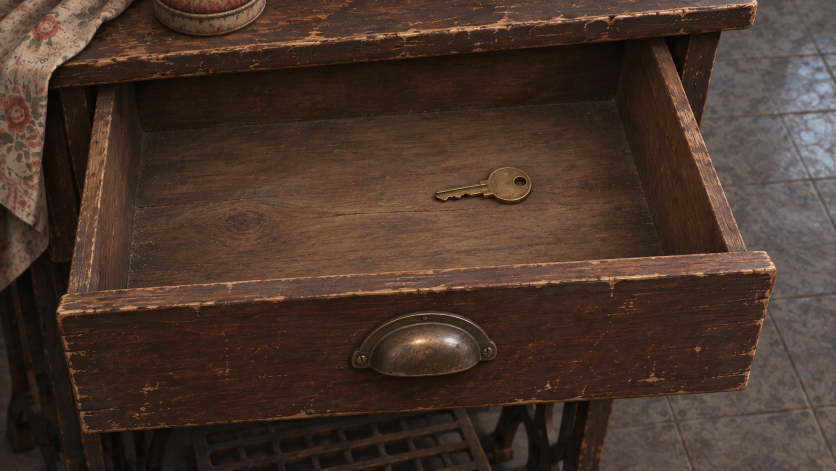
#> input picture game/assets/sewing-drawer-key-v1.png, 1672 x 941 px (shown at 1/2 size)
$ python prepare-drawer.py
#> lines starting #> are read from the running program, lines starting #| are printed output that depends on the picture; after the words box and inside, x2 and y2 are one past the last pixel; in counts of white or black regions, pixels touching at a corner belong together
"""Retouch the key with adjacent drawer wood; keep camera and lighting fixed."""
from pathlib import Path
from PIL import Image, ImageDraw, ImageFilter

assets = Path(__file__).resolve().parents[1] / 'game' / 'assets'
image = Image.open(assets / 'sewing-drawer-key-v1.png').convert('RGB')
#> image is the input picture: PIL image 1672x941 RGB; mean R, G, B 72.8, 53.5, 43.3
# The source patch is bare wood directly below the key, before the drawer lip.
box = (840, 310, 1095, 430)
patch = image.crop((840, 425, 1095, 545))
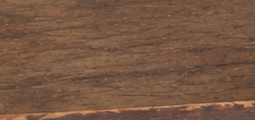
#> patch: PIL image 255x120 RGB; mean R, G, B 120, 87.2, 66.7
mask = Image.new('L', patch.size)
#> mask: PIL image 255x120 L; every value is 0
ImageDraw.Draw(mask).rounded_rectangle((8, 8, 247, 112), radius=24, fill=255)
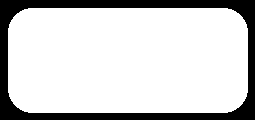
#> mask: PIL image 255x120 L; 80.6% white; 1 black region, box (x1, y1, x2, y2) and area: (0, 0, 255, 120) 5924
mask = mask.filter(ImageFilter.GaussianBlur(7))
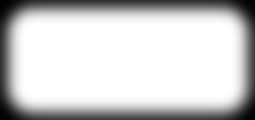
#> mask: PIL image 255x120 L; min 0, max 255, mean 204
image.paste(patch, box[:2], mask)
image.save(assets / 'sewing-drawer-empty-v1.webp', quality=94)

$ run again, with game/assets/bathroom-v1.png copied over game/assets/sewing-drawer-key-v1.png
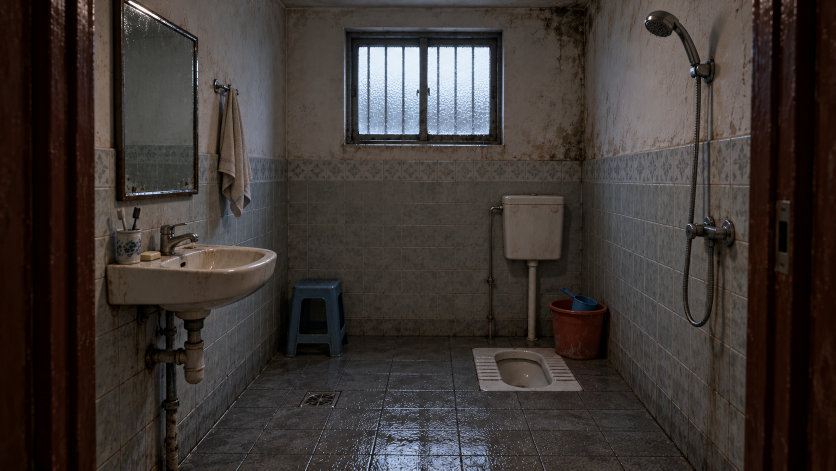
#> input picture game/assets/bathroom-v1.png, 1672 x 941 px (shown at 1/2 size)
#> image is the input picture: PIL image 1672x941 RGB; mean R, G, B 60.8, 53.9, 50.8
#> `patch = image.crop((840, 425, 1095, 545))`:
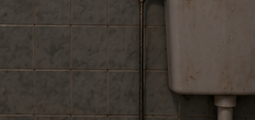
#> patch: PIL image 255x120 RGB; mean R, G, B 66, 58.8, 51.6

$ run again, with game/assets/bedroom-v1.png copied over game/assets/sewing-drawer-key-v1.png
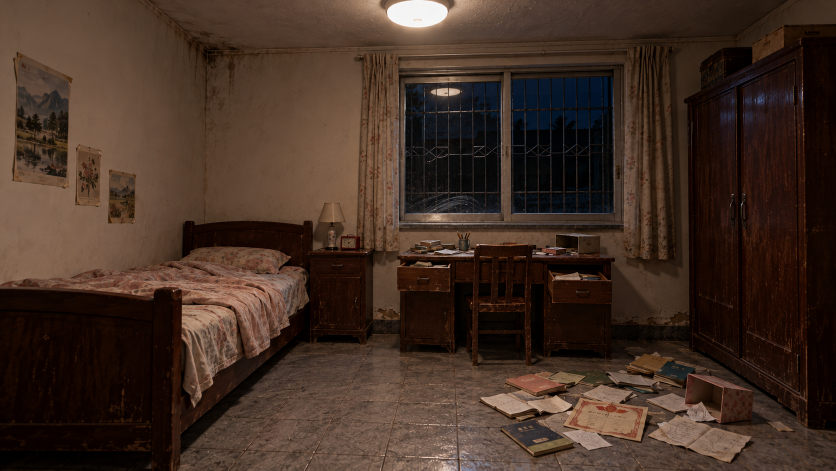
#> input picture game/assets/bedroom-v1.png, 1672 x 941 px (shown at 1/2 size)
#> image is the input picture: PIL image 1672x941 RGB; mean R, G, B 66.1, 46.9, 36
#> `patch = image.crop((840, 425, 1095, 545))`:
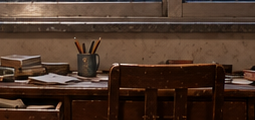
#> patch: PIL image 255x120 RGB; mean R, G, B 76.7, 54.5, 41.6
